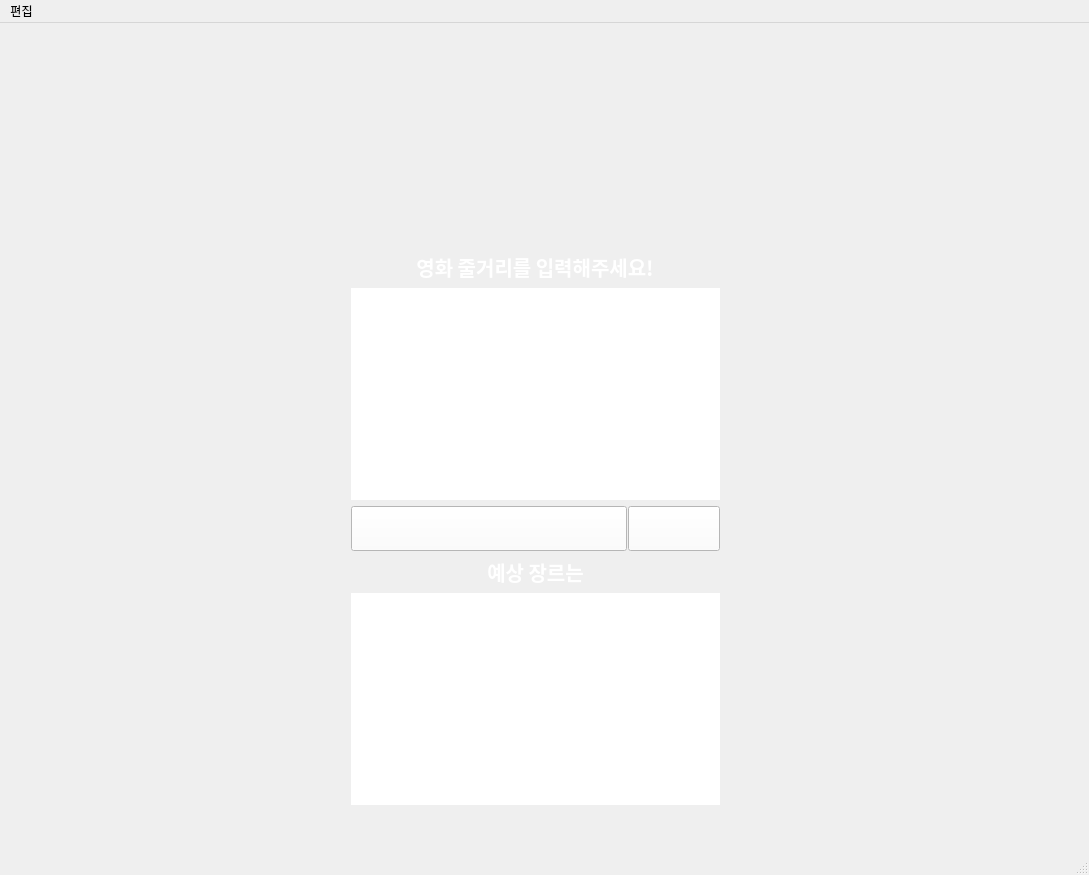
<?xml version="1.0" encoding="UTF-8"?>
<ui version="4.0">
 <class>MainWindow</class>
 <widget class="QMainWindow" name="MainWindow">
  <property name="geometry">
   <rect>
    <x>0</x>
    <y>0</y>
    <width>1089</width>
    <height>875</height>
   </rect>
  </property>
  <property name="sizePolicy">
   <sizepolicy hsizetype="Fixed" vsizetype="Fixed">
    <horstretch>0</horstretch>
    <verstretch>0</verstretch>
   </sizepolicy>
  </property>
  <property name="windowTitle">
   <string>Movie_genre_classification</string>
  </property>
  <property name="windowIcon">
   <iconset resource="image.qrc">
    <normaloff>:/images/img_movie_icon.png</normaloff>:/images/img_movie_icon.png</iconset>
  </property>
  <property name="styleSheet">
   <string notr="true"/>
  </property>
  <property name="animated">
   <bool>false</bool>
  </property>
  <widget class="QWidget" name="centralwidget">
   <widget class="QWidget" name="layoutWidget">
    <property name="geometry">
     <rect>
      <x>350</x>
      <y>220</y>
      <width>371</width>
      <height>571</height>
     </rect>
    </property>
    <layout class="QVBoxLayout" name="verticalLayout" stretch="0,2,0,0,2">
     <property name="sizeConstraint">
      <enum>QLayout::SetDefaultConstraint</enum>
     </property>
     <property name="leftMargin">
      <number>1</number>
     </property>
     <property name="rightMargin">
      <number>1</number>
     </property>
     <item alignment="Qt::AlignHCenter|Qt::AlignVCenter">
      <widget class="QLabel" name="lbl_summary">
       <property name="font">
        <font>
         <family>정선동강</family>
         <pointsize>15</pointsize>
         <weight>75</weight>
         <bold>true</bold>
        </font>
       </property>
       <property name="styleSheet">
        <string notr="true">color: rgb(255, 255, 255);</string>
       </property>
       <property name="text">
        <string>영화 줄거리를 입력해주세요!</string>
       </property>
       <property name="alignment">
        <set>Qt::AlignCenter</set>
       </property>
      </widget>
     </item>
     <item>
      <widget class="QScrollArea" name="scrollArea">
       <property name="enabled">
        <bool>true</bool>
       </property>
       <property name="font">
        <font>
         <family>정선동강</family>
         <kerning>true</kerning>
        </font>
       </property>
       <property name="styleSheet">
        <string notr="true">background-color: rgb(255, 255, 255);</string>
       </property>
       <property name="frameShape">
        <enum>QFrame::NoFrame</enum>
       </property>
       <property name="frameShadow">
        <enum>QFrame::Plain</enum>
       </property>
       <property name="lineWidth">
        <number>0</number>
       </property>
       <property name="sizeAdjustPolicy">
        <enum>QAbstractScrollArea::AdjustIgnored</enum>
       </property>
       <property name="widgetResizable">
        <bool>true</bool>
       </property>
       <widget class="QWidget" name="scrollAreaWidgetContents">
        <property name="geometry">
         <rect>
          <x>0</x>
          <y>0</y>
          <width>369</width>
          <height>228</height>
         </rect>
        </property>
        <widget class="QTextEdit" name="txt_summary">
         <property name="geometry">
          <rect>
           <x>4</x>
           <y>6</y>
           <width>361</width>
           <height>211</height>
          </rect>
         </property>
         <property name="font">
          <font>
           <family>정선동강</family>
           <pointsize>20</pointsize>
           <weight>50</weight>
           <italic>false</italic>
           <bold>false</bold>
          </font>
         </property>
         <property name="styleSheet">
          <string notr="true">font: 20pt &quot;정선동강&quot;;
background-color: rgb(255, 255, 255); </string>
         </property>
         <property name="frameShape">
          <enum>QFrame::NoFrame</enum>
         </property>
        </widget>
       </widget>
      </widget>
     </item>
     <item>
      <layout class="QHBoxLayout" name="horizontalLayout" stretch="3,1">
       <property name="spacing">
        <number>1</number>
       </property>
       <property name="sizeConstraint">
        <enum>QLayout::SetDefaultConstraint</enum>
       </property>
       <item>
        <widget class="QPushButton" name="btn_2">
         <property name="sizePolicy">
          <sizepolicy hsizetype="Minimum" vsizetype="Fixed">
           <horstretch>0</horstretch>
           <verstretch>0</verstretch>
          </sizepolicy>
         </property>
         <property name="font">
          <font>
           <family>정선동강</family>
           <pointsize>20</pointsize>
           <weight>50</weight>
           <italic>false</italic>
           <bold>false</bold>
          </font>
         </property>
         <property name="focusPolicy">
          <enum>Qt::WheelFocus</enum>
         </property>
         <property name="toolTip">
          <string>예측하기</string>
         </property>
         <property name="statusTip">
          <string>예측하기</string>
         </property>
         <property name="styleSheet">
          <string notr="true">background-color: rgb(255, 255, 255);
background-image: url(:/images/img_predict.png);
image: url(:/images/img_predict.png);</string>
         </property>
         <property name="text">
          <string/>
         </property>
         <property name="shortcut">
          <string>Ctrl+P</string>
         </property>
         <property name="autoDefault">
          <bool>false</bool>
         </property>
        </widget>
       </item>
       <item>
        <widget class="QPushButton" name="btn_1">
         <property name="font">
          <font>
           <family>정선동강</family>
           <pointsize>20</pointsize>
           <weight>50</weight>
           <italic>false</italic>
           <bold>false</bold>
          </font>
         </property>
         <property name="focusPolicy">
          <enum>Qt::WheelFocus</enum>
         </property>
         <property name="toolTip">
          <string>초기화</string>
         </property>
         <property name="statusTip">
          <string>초기화</string>
         </property>
         <property name="whatsThis">
          <string/>
         </property>
         <property name="styleSheet">
          <string notr="true">background-color: rgb(255, 255, 255);
background-image: url(:/images/img_reset.png);
image: url(:/images/img_reset.png);</string>
         </property>
         <property name="text">
          <string/>
         </property>
         <property name="autoDefault">
          <bool>false</bool>
         </property>
        </widget>
       </item>
      </layout>
     </item>
     <item>
      <widget class="QLabel" name="lbl_predict">
       <property name="font">
        <font>
         <family>정선동강</family>
         <pointsize>15</pointsize>
         <weight>75</weight>
         <bold>true</bold>
        </font>
       </property>
       <property name="styleSheet">
        <string notr="true">color: rgb(255, 255, 255);</string>
       </property>
       <property name="text">
        <string>예상 장르는</string>
       </property>
       <property name="alignment">
        <set>Qt::AlignCenter</set>
       </property>
      </widget>
     </item>
     <item>
      <widget class="QScrollArea" name="scrollArea_2">
       <property name="font">
        <font>
         <family>정선동강</family>
        </font>
       </property>
       <property name="styleSheet">
        <string notr="true">background-color: rgb(255, 255, 255);</string>
       </property>
       <property name="frameShape">
        <enum>QFrame::NoFrame</enum>
       </property>
       <property name="widgetResizable">
        <bool>true</bool>
       </property>
       <widget class="QWidget" name="scrollAreaWidgetContents_2">
        <property name="geometry">
         <rect>
          <x>0</x>
          <y>0</y>
          <width>369</width>
          <height>227</height>
         </rect>
        </property>
        <widget class="QWidget" name="layoutWidget_2">
         <property name="geometry">
          <rect>
           <x>4</x>
           <y>2</y>
           <width>361</width>
           <height>211</height>
          </rect>
         </property>
         <layout class="QVBoxLayout" name="verticalLayout_2">
          <property name="spacing">
           <number>0</number>
          </property>
          <item>
           <widget class="QLabel" name="lbl_predict_1">
            <property name="styleSheet">
             <string notr="true">font: 20pt &quot;정선동강&quot;;
background-color: rgb(255, 255, 255); </string>
            </property>
            <property name="text">
             <string/>
            </property>
            <property name="alignment">
             <set>Qt::AlignCenter</set>
            </property>
           </widget>
          </item>
          <item>
           <widget class="QLabel" name="lbl_predict_2">
            <property name="styleSheet">
             <string notr="true">font: 20pt &quot;정선동강&quot;;
background-color: rgb(255, 255, 255); </string>
            </property>
            <property name="text">
             <string/>
            </property>
            <property name="alignment">
             <set>Qt::AlignCenter</set>
            </property>
           </widget>
          </item>
          <item>
           <widget class="QLabel" name="lbl_predict_3">
            <property name="styleSheet">
             <string notr="true">font: 20pt &quot;정선동강&quot;;
background-color: rgb(255, 255, 255); </string>
            </property>
            <property name="text">
             <string/>
            </property>
            <property name="alignment">
             <set>Qt::AlignCenter</set>
            </property>
           </widget>
          </item>
         </layout>
        </widget>
       </widget>
      </widget>
     </item>
    </layout>
   </widget>
   <widget class="QLabel" name="title_image">
    <property name="geometry">
     <rect>
      <x>350</x>
      <y>20</y>
      <width>371</width>
      <height>181</height>
     </rect>
    </property>
    <property name="sizePolicy">
     <sizepolicy hsizetype="Fixed" vsizetype="Fixed">
      <horstretch>0</horstretch>
      <verstretch>0</verstretch>
     </sizepolicy>
    </property>
    <property name="maximumSize">
     <size>
      <width>500</width>
      <height>16777215</height>
     </size>
    </property>
    <property name="text">
     <string/>
    </property>
    <property name="pixmap">
     <pixmap resource="image.qrc">:/images/img_movie.png</pixmap>
    </property>
    <property name="scaledContents">
     <bool>true</bool>
    </property>
   </widget>
   <widget class="QLabel" name="label">
    <property name="geometry">
     <rect>
      <x>0</x>
      <y>0</y>
      <width>1091</width>
      <height>831</height>
     </rect>
    </property>
    <property name="styleSheet">
     <string notr="true"/>
    </property>
    <property name="text">
     <string/>
    </property>
    <property name="pixmap">
     <pixmap resource="image.qrc">:/images/img_background.png</pixmap>
    </property>
    <property name="scaledContents">
     <bool>true</bool>
    </property>
   </widget>
   <zorder>label</zorder>
   <zorder>layoutWidget</zorder>
   <zorder>title_image</zorder>
  </widget>
  <widget class="QStatusBar" name="statusbar"/>
  <widget class="QMenuBar" name="menuBar">
   <property name="geometry">
    <rect>
     <x>0</x>
     <y>0</y>
     <width>1089</width>
     <height>21</height>
    </rect>
   </property>
   <widget class="QMenu" name="menu">
    <property name="title">
     <string>편집</string>
    </property>
    <addaction name="action_undo"/>
    <addaction name="action_redo"/>
   </widget>
   <addaction name="menu"/>
  </widget>
  <action name="actionpredict">
   <property name="text">
    <string>predict</string>
   </property>
  </action>
  <action name="action_undo">
   <property name="text">
    <string>실행취소</string>
   </property>
   <property name="shortcut">
    <string>Ctrl+Z</string>
   </property>
  </action>
  <action name="action_redo">
   <property name="text">
    <string>재실행</string>
   </property>
   <property name="shortcut">
    <string>Ctrl+Shift+Z</string>
   </property>
  </action>
 </widget>
 <layoutdefault spacing="6" margin="9"/>
 <resources>
  <include location="image.qrc"/>
 </resources>
 <connections/>
 <designerdata>
  <property name="gridDeltaX">
   <number>10</number>
  </property>
  <property name="gridDeltaY">
   <number>10</number>
  </property>
  <property name="gridSnapX">
   <bool>true</bool>
  </property>
  <property name="gridSnapY">
   <bool>true</bool>
  </property>
  <property name="gridVisible">
   <bool>true</bool>
  </property>
 </designerdata>
</ui>
